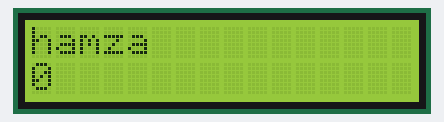
Simulated run of this sketch. Board: Arduino Uno, built with avr-gcc and run on an emulated ATmega328P. Parts: 16×2 character LCD.

Above: at 0.1 s.
At 4.2 s:
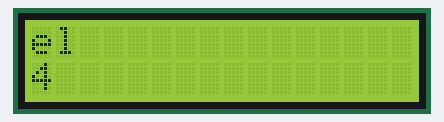
At 9.2 s:
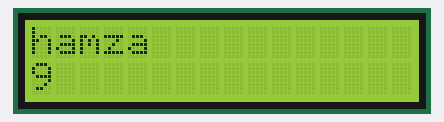
At 19.3 s:
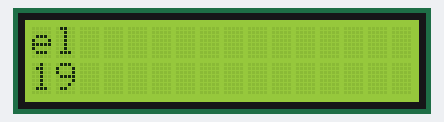
At 28.4 s:
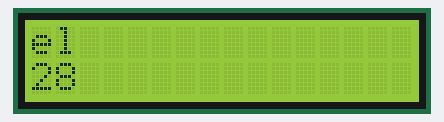
At 38.5 s:
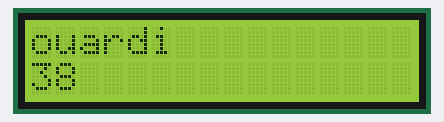

Measured:
- what the display in image 1 shows lasts 1.0 s, from 4.1 s to 5.1 s

The sketch:

lcd_I2C.ino
```cpp
#include <Wire.h>
#include <LiquidCrystal_I2C.h>
LiquidCrystal_I2C lcd(0x27, 16, 2);
void setup(){
  lcd.init();
  lcd.backlight();
  lcd.setCursor(0,0);
  lcd.print("hamza el ouardi");
}

void loop(){
  lcd.setCursor(0,0);
  lcd.clear();
  lcd.print("hamza");
  lcd.setCursor(0,1);
  lcd.print(millis()/1000);
  delay(1000);
  lcd.clear();
  lcd.setCursor(0,0);
  lcd.print("el");
  lcd.setCursor(0,1);
  lcd.print(millis()/1000);
  delay(1000);
  lcd.clear();
  lcd.setCursor(0,0);
  lcd.print("ouardi");
  lcd.setCursor(0,1);
  lcd.print(millis()/1000);
  delay(1000);


}
```
